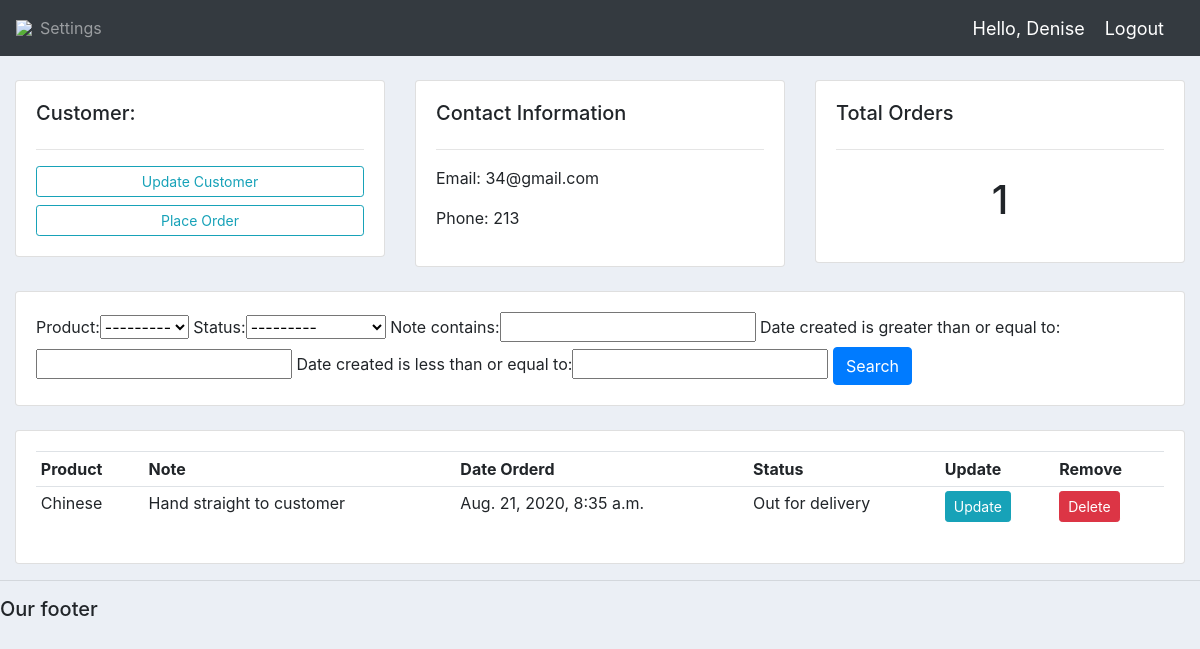
The page /customer/2/ (signed in) on the database its author committed.
### crm1/accounts/models.py (models this page shows, shortened)
class Customer(models.Model):
	user = models.OneToOneField(User, null=True, blank=True, on_delete=models.CASCADE)
	name = models.CharField(max_length=200, null=True)
	phone = models.CharField(max_length=200, null=True)
	email = models.CharField(max_length=200, null=True)
	profile_pic = models.ImageField(default="profile1.png", null=True, blank=True)
	date_created = models.DateTimeField(auto_now_add=True, null=True)

class Order(models.Model):
	STATUS = (
			('Pending', 'Pending'),
			('Out for delivery', 'Out for delivery'),
			('Delivered', 'Delivered'),
			)
	customer = models.ForeignKey(Customer, null=True, on_delete= models.SET_NULL)
	product = models.ForeignKey(Product, null=True, on_delete= models.SET_NULL)
	date_created = models.DateTimeField(auto_now_add=True, null=True)
	status = models.CharField(max_length=200, null=True, choices=STATUS)
	note = models.CharField(max_length=1000, null=True)

class Product(models.Model):
	CATEGORY = (
			('Indoor', 'Indoor'),
			('Out Door', 'Out Door'),
			)
	name = models.CharField(max_length=200, null=True)
	price = models.FloatField(null=True)
	category = models.CharField(max_length=200, null=True, choices=CATEGORY)
	description = models.CharField(max_length=200, null=True, blank=True)
	date_created = models.DateTimeField(auto_now_add=True, null=True)
	tags = models.ManyToManyField(Tag)
	def __str__(self):
		return self.name

### crm1/accounts/views.py (the view)
# urls.py: path('customer/<str:pk_test>/', views.customer, name="customer"),
@login_required(login_url='login')
def customer(request, pk_test):
	customer = Customer.objects.get(id=pk_test)
	orders = customer.order_set.all()
	order_count = orders.count()
	myFilter = OrderFilter(request.GET, queryset=orders)
	orders = myFilter.qs
	context = {'customer':customer, 'orders':orders, 'order_count':order_count,
	'myFilter':myFilter}
	return render(request, 'accounts/customer.html',context)

### crm1/accounts/templates/accounts/customer.html
{%  extends 'accounts/main.html' %}
{% block content %}
	<br>
<div class="row">
	<div class="col-md">
		<div class="card card-body">
			<h5>Customer:</h5>
			<hr>
			<a class="btn btn-outline-info  btn-sm btn-block" href="">Update Customer</a>
			<a class="btn btn-outline-info  btn-sm btn-block" href="{% url 'create_order' customer.id %}">Place Order</a>
		</div>
	</div>
	<div class="col-md">
		<div class="card card-body">
			<h5>Contact Information</h5>
			<hr>
			<p>Email: {{customer.email}}</p>
			<p>Phone: {{customer.phone}}</p>
		</div>
	</div>
	<div class="col-md">
		<div class="card card-body">
			<h5>Total Orders</h5>
			<hr>
			<h1 style="text-align: center;padding: 10px">{{order_count}}</h1>
		</div>
	</div>
</div>
<br>
<div class="row">
	<div class="col">
		<div class="card card-body">
			<form method="get">
				{{myFilter.form}}
		    <button class="btn btn-primary" type="submit">Search</button>
		  </form>
		</div>
	</div>
</div>
<br>
<div class="row">
	<div class="col-md">
		<div class="card card-body">
			<table class="table table-sm">
				<tr>
					<th>Product</th>
					<th>Note</th>
					<th>Date Orderd</th>
					<th>Status</th>
					<th>Update</th>
					<th>Remove</th>
				</tr>
				{% for order in orders %}
				<tr>
					<td>{{order.product}}</td>
					<td>{{order.note}}</td>
					<td>{{order.date_created}}</td>
					<td>{{order.status}}</td>
					<td><a class="btn btn-sm btn-info" href="{% url 'update_order' order.id %}">Update</a></td>
					<td><a class="btn btn-sm btn-danger" href="{% url 'delete_order' order.id %}">Delete</a></td>
				</tr>
				{% endfor %}
			</table>
		</div>
	</div>
</div>
{% endblock %}

### crm1/accounts/templates/accounts/navbar.html (shortened to what this page needs)
{% load static %}
<nav class="navbar navbar-expand-lg navbar-dark bg-dark">
 <img src="{% static 'images/logo.png' %}">
  <div class="collapse navbar-collapse" id="navbarNav">
    <ul class="navbar-nav">
      {% if request.user.is_staff %}
      <li class="nav-item active">
        <a class="nav-link" href="{% url 'home' %}">Dashboard</a>
      </li>
      <li class="nav-item">
        <a class="nav-link" href="{% url 'products' %}">Products</a>
      </li>
      {% else %}
       <li class="nav-item">
        <a class="nav-link" href="{% url 'account' %}">Settings</a>
      </li>
      {% endif %}
    </ul>
  </div>
  <span class="hello-msg">Hello, {{request.user}}</span>
  <span ><a  class="hello-msg" href="{% url 'logout' %}">Logout</a></span>
</nav>

### static/css/main.css (style rules this page uses)
body { background-color: #ebeff5; }

### crm1/accounts/templates/accounts/navbar.html (style rules this page uses)
.hello-msg { font-size: 18px; color: #fff; margin-right: 20px; }

### rows shown on the page
Customer: email "34@gmail.com", phone "213"
Order: product "Chinese", note "Hand straight to customer", date_created "Aug. 21, 2020, 8:35 a.m.", status "Out for delivery"

### other values the page prints
{{ request.user }} "Denise"
{{ order_count }} "1"
